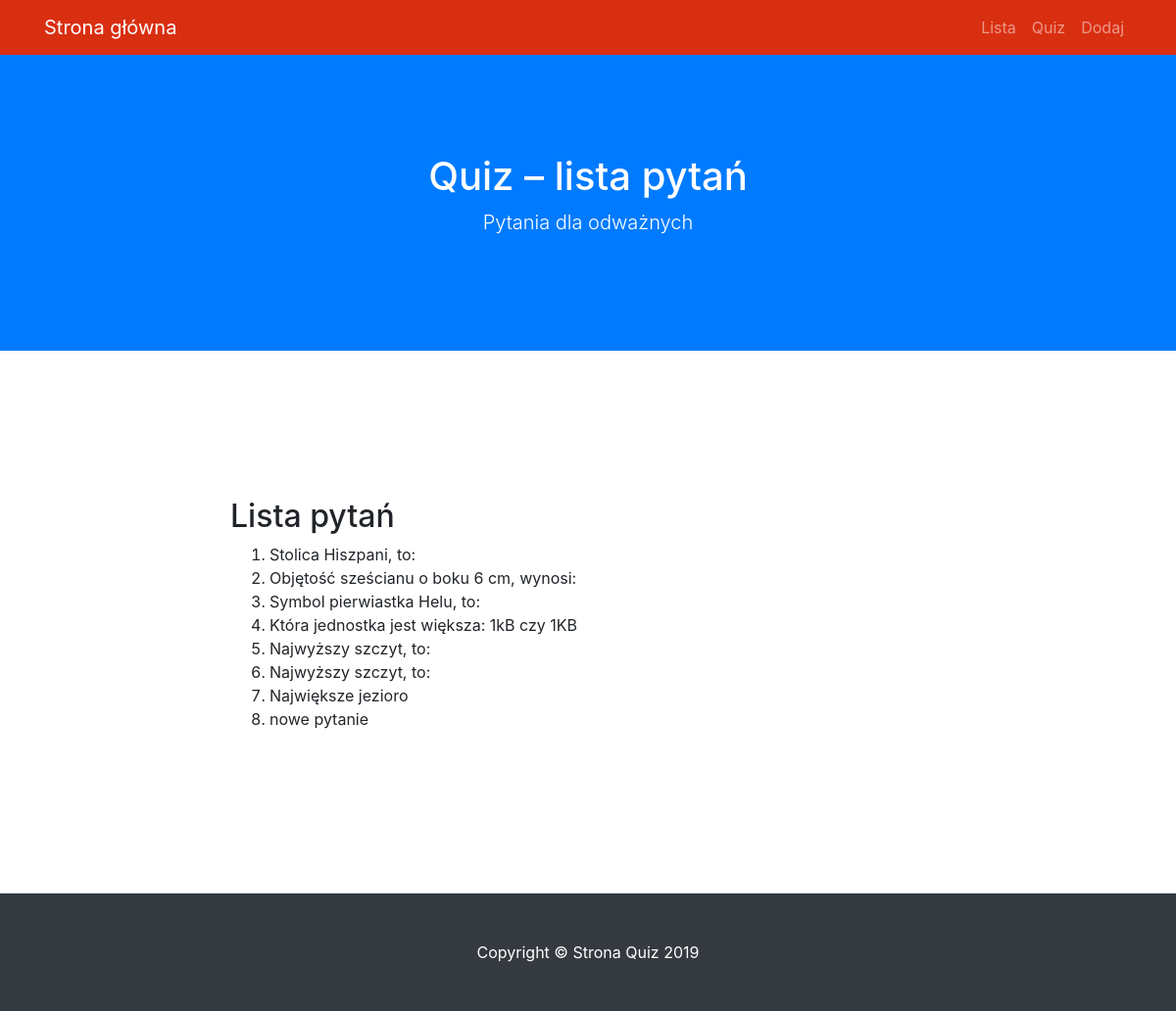
Screenshot of /lista with the database file from the repository.
### modele.py (models this page shows)
class BazaModel(Model):
    class Meta:
        database = baza

class Pytanie(BazaModel):
    pytanie = CharField(null=False)
    kategoria = ForeignKeyField(Kategoria, related_name='pytania')

### views.py (the view)
@app.route('/lista')
def lista():
    pytania = Pytanie.select()
    return render_template('lista.html', query=pytania)

### app.py (called while the page is built)
@app.before_request
def before_request():
    g.db = baza
    g.db.connect(reuse_if_open=True)

@app.after_request
def after_request(response):
    g.db.close()
    return response

### templates/lista.html (shortened to what this page needs)
{% extends "szablon.html" %}
{% block h1 %}Quiz – lista pytań{% endblock %}
{% block tresc %}
  <h2>Lista pytań</h2>
  <ol>
    {% for p in query %}
        <li>{{ p.pytanie }}</li>
    {% endfor %}
  </ol>
{% endblock %}

### rows the page displays
Pytanie: pytanie "Stolica Hiszpani, to:"
Pytanie: pytanie "Objętość sześcianu o boku 6 cm, wynosi:"
Pytanie: pytanie "Symbol pierwiastka Helu, to:"
Pytanie: pytanie "Która jednostka jest większa: 1kB czy 1KB"
Pytanie: pytanie "Najwyższy szczyt, to:"
Pytanie: pytanie "Najwyższy szczyt, to:"
Pytanie: pytanie "Największe jezioro"
Pytanie: pytanie "nowe pytanie"
